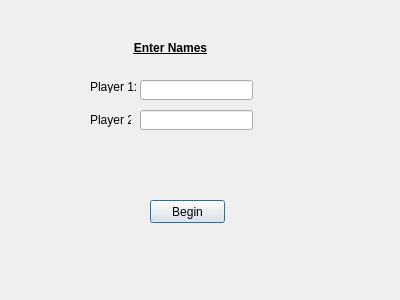
<?xml version="1.0" encoding="UTF-8"?>
<ui version="4.0">
 <class>TwoNamesDB</class>
 <widget class="QDialog" name="TwoNamesDB">
  <property name="geometry">
   <rect>
    <x>0</x>
    <y>0</y>
    <width>400</width>
    <height>300</height>
   </rect>
  </property>
  <property name="windowTitle">
   <string>Dialog</string>
  </property>
  <widget class="QLabel" name="label_2">
   <property name="geometry">
    <rect>
     <x>90</x>
     <y>80</y>
     <width>47</width>
     <height>13</height>
    </rect>
   </property>
   <property name="text">
    <string>Player 1:</string>
   </property>
  </widget>
  <widget class="QPushButton" name="pushButton">
   <property name="geometry">
    <rect>
     <x>150</x>
     <y>200</y>
     <width>75</width>
     <height>23</height>
    </rect>
   </property>
   <property name="text">
    <string>Begin</string>
   </property>
  </widget>
  <widget class="QLabel" name="label_3">
   <property name="geometry">
    <rect>
     <x>90</x>
     <y>110</y>
     <width>41</width>
     <height>20</height>
    </rect>
   </property>
   <property name="text">
    <string>Player 2:</string>
   </property>
  </widget>
  <widget class="QLabel" name="label">
   <property name="geometry">
    <rect>
     <x>90</x>
     <y>40</y>
     <width>161</width>
     <height>16</height>
    </rect>
   </property>
   <property name="font">
    <font>
     <weight>75</weight>
     <bold>true</bold>
     <underline>true</underline>
    </font>
   </property>
   <property name="text">
    <string>Enter Names</string>
   </property>
   <property name="alignment">
    <set>Qt::AlignCenter</set>
   </property>
  </widget>
  <widget class="QLineEdit" name="lineEdit_2">
   <property name="geometry">
    <rect>
     <x>140</x>
     <y>110</y>
     <width>113</width>
     <height>20</height>
    </rect>
   </property>
  </widget>
  <widget class="QLineEdit" name="lineEdit">
   <property name="geometry">
    <rect>
     <x>140</x>
     <y>80</y>
     <width>113</width>
     <height>20</height>
    </rect>
   </property>
  </widget>
 </widget>
 <resources/>
 <connections/>
</ui>
